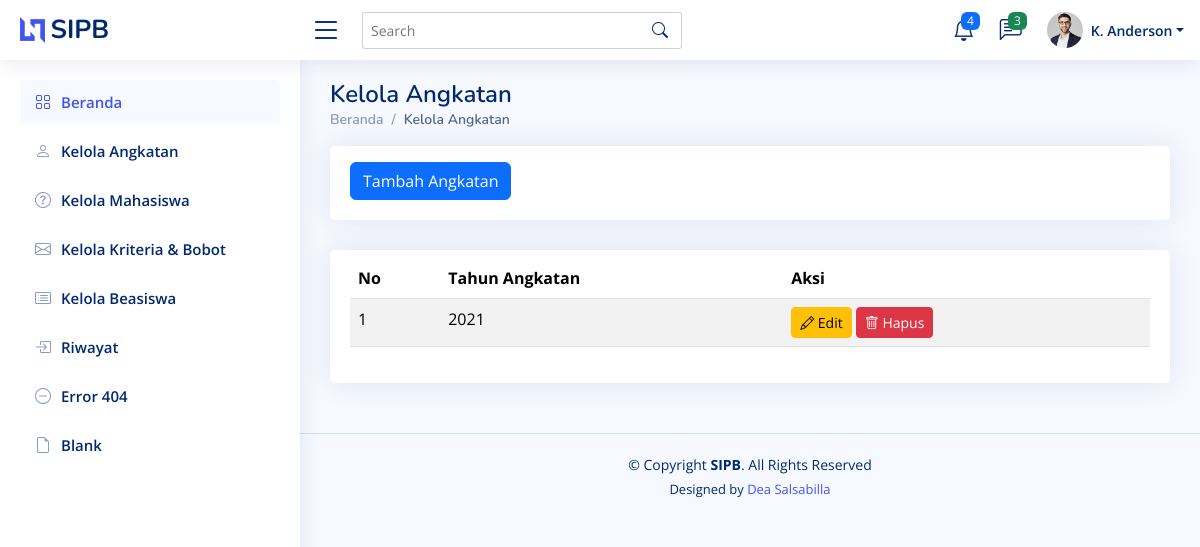
Page /kelola-angkatan/ on the earlier database version.
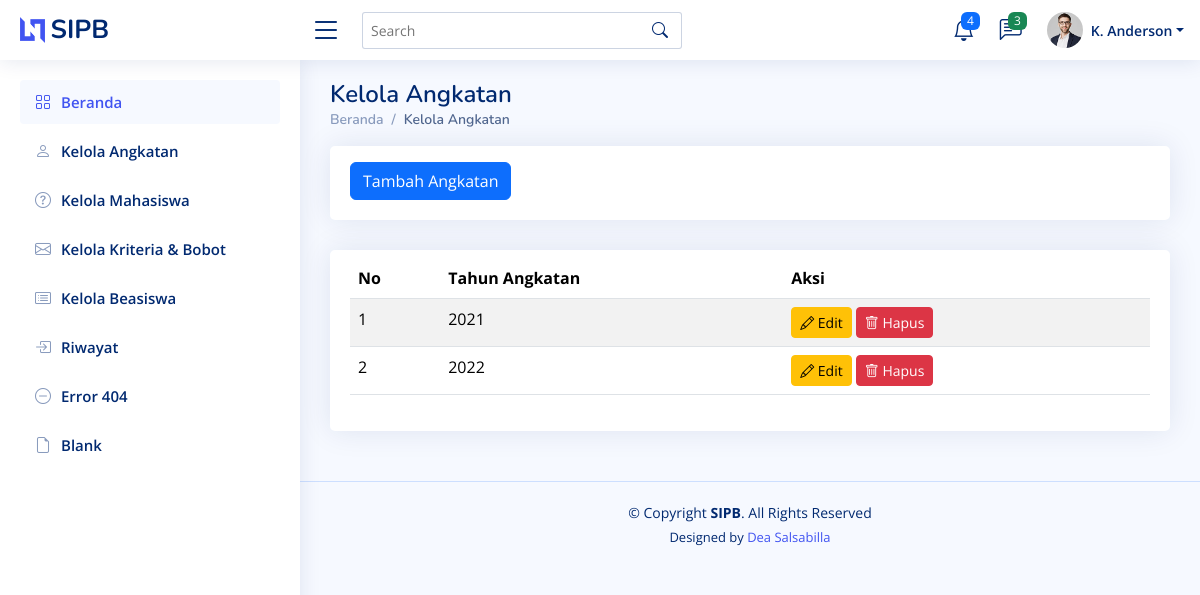
Same page on the later database version.
### beasiswa/models.py (models this page shows, shortened)
class Angkatan(models.Model):
    id = models.AutoField(primary_key=True)  # Auto-increment ID
    angkatan = models.PositiveIntegerField(unique=True)  # Tahun angkatan, harus unik
    class Meta:
        verbose_name = "Angkatan"
        verbose_name_plural = "Angkatan"
        ordering = ["angkatan"]  # Mengurutkan berdasarkan tahun angkatan

### beasiswa/views.py (the view)
# urls.py: path("kelola-angkatan/", views.angkatan, name='angkatan'),
def angkatan(request):
    data_angkatan = Angkatan.objects.all()
    return render(request, 'angkatan.html', {'data_angkatan': data_angkatan})

### beasiswa/templates/angkatan.html (shortened to what this page needs)
<!DOCTYPE html>
<html lang="en">
<head>
  {% load static %}
  <link href="{% static 'assets/vendor/bootstrap/css/bootstrap.min.css' %}" rel="stylesheet">
  <link href="{% static 'assets/vendor/bootstrap-icons/bootstrap-icons.css' %}" rel="stylesheet">
  <link href="{% static 'assets/vendor/boxicons/css/boxicons.min.css' %}" rel="stylesheet">
  <link href="{% static 'assets/vendor/quill/quill.snow.css' %}" rel="stylesheet">
  <link href="{% static 'assets/vendor/quill/quill.bubble.css' %}" rel="stylesheet">
  <link href="{% static 'assets/vendor/remixicon/remixicon.css' %}" rel="stylesheet">
  <link href="{% static 'assets/vendor/simple-datatables/style.css' %}" rel="stylesheet">
  <link href="{% static 'assets/css/style.css' %}" rel="stylesheet">
</head>
<body>
  {% include 'partials/header.html' %}
  {% include 'partials/sidebar.html' %}
  <main id="main" class="main">
    <div class="pagetitle">
      <h1>Kelola Angkatan</h1>
      <nav>
        <ol class="breadcrumb">
          <li class="breadcrumb-item"><a href="{% url 'home' %}">Beranda</a></li>
          <li class="breadcrumb-item active">Kelola Angkatan</li>
        </ol>
      </nav>
    </div>
    <div class="row">
        <div class="col-lg-12">
          <div class="card">
            <div class="card-body">
                <button class="btn btn-primary mt-3"><a href="{% url 'tambah_angkatan' %}" style="color: white; text-decoration: ">Tambah Angkatan</a></button>
            </div>
          </div>
        </div>
    </div>
    <section class="section">
      <div class="row">
        <div class="col-lg-12">
          <div class="card">
            <div class="card-body">
              <table class="table table-striped mt-2">
                <thead>
                  <tr>
                    <th scope="col">No</th>
                    <th scope="col">Tahun Angkatan</th>
                    <th scope="col">Aksi</th>
                  </tr>
                </thead>
                <tbody>
                  {% for angkatan in data_angkatan %}
                  <tr>
                    <td>{{ forloop.counter }}</td>
                    <td>{{ angkatan.angkatan }}</td>
                    <td>
                        <a href="{% url 'edit_angkatan' angkatan.id %}" class="btn btn-warning btn-sm"><i class="bi bi-pencil"></i> Edit</a>
                        <form action="{% url 'delete_angkatan' angkatan.id %}" method="post" style="display:inline;">
                            <button type="submit" class="btn btn-danger btn-sm" onclick="return confirm('Apakah Anda yakin ingin menghapus data ini?');"><i class="bi bi-trash"></i> Hapus</button>
                          </form>
                    </td>
                  </tr>
                  {% empty %}
                  <tr>
                    <td colspan="3" class="text-center">Tidak ada data angkatan.</td>
                  </tr>
                  {% endfor %}
                </tbody>
              </table>
            </div>
          </div>
        </div>
    </section>
  </main>
  {% include 'partials/footer.html' %}
</body>
</html>

### beasiswa/templates/partials/header.html (shortened to what this page needs)
<header id="header" class="header fixed-top d-flex align-items-center">
    <div class="d-flex align-items-center justify-content-between">
      <a href="index.html" class="logo d-flex align-items-center">
        <img src="assets/img/logo.png" alt="">
        <span class="d-none d-lg-block">SIPB</span>
      </a>
      <i class="bi bi-list toggle-sidebar-btn"></i>
    </div>
    <div class="search-bar">
      <form class="search-form d-flex align-items-center" method="POST" action="#">
        <input type="text" name="query" placeholder="Search" title="Enter search keyword">
        <button type="submit" title="Search"><i class="bi bi-search"></i></button>
      </form>
    </div>
    <nav class="header-nav ms-auto">
      <ul class="d-flex align-items-center">
        <li class="nav-item dropdown">
          <a class="nav-link nav-icon" href="#" data-bs-toggle="dropdown">
            <i class="bi bi-bell"></i>
            <span class="badge bg-primary badge-number">4</span>
          </a>
        </li>
        <li class="nav-item dropdown">
          <a class="nav-link nav-icon" href="#" data-bs-toggle="dropdown">
            <i class="bi bi-chat-left-text"></i>
            <span class="badge bg-success badge-number">3</span>
          </a>
        </li>
        <li class="nav-item dropdown pe-3">
          <a class="nav-link nav-profile d-flex align-items-center pe-0" href="#" data-bs-toggle="dropdown">
            <img src="assets/img/profile-img.jpg" alt="Profile" class="rounded-circle">
            <span class="d-none d-md-block dropdown-toggle ps-2">K. Anderson</span>
          </a>
        </li>
      </ul>
    </nav>
  </header>

### beasiswa/templates/partials/sidebar.html
<aside id="sidebar" class="sidebar">
    <ul class="sidebar-nav" id="sidebar-nav">
      <li class="nav-item">
        <a class="nav-link " href="{% url 'home' %}">
          <i class="bi bi-grid"></i>
          <span>Beranda</span>
        </a>
      </li>
      <li class="nav-item">
        <a class="nav-link collapsed" href="{% url 'angkatan' %}">
          <i class="bi bi-person"></i>
          <span>Kelola Angkatan</span>
        </a>
      </li>
      <li class="nav-item">
        <a class="nav-link collapsed" href="{% url 'mahasiswa' %}">
          <i class="bi bi-question-circle"></i>
          <span>Kelola Mahasiswa</span>
        </a>
      </li>
      <li class="nav-item">
        <a class="nav-link collapsed" href="pages-contact.html">
          <i class="bi bi-envelope"></i>
          <span>Kelola Kriteria & Bobot</span>
        </a>
      </li>
      <li class="nav-item">
        <a class="nav-link collapsed" href="pages-register.html">
          <i class="bi bi-card-list"></i>
          <span>Kelola Beasiswa</span>
        </a>
      </li>
      <li class="nav-item">
        <a class="nav-link collapsed" href="pages-login.html">
          <i class="bi bi-box-arrow-in-right"></i>
          <span>Riwayat</span>
        </a>
      </li>
      <li class="nav-item">
        <a class="nav-link collapsed" href="pages-error-404.html">
          <i class="bi bi-dash-circle"></i>
          <span>Error 404</span>
        </a>
      </li>
      <li class="nav-item">
        <a class="nav-link collapsed" href="pages-blank.html">
          <i class="bi bi-file-earmark"></i>
          <span>Blank</span>
        </a>
      </li>
    </ul>
  </aside>

### beasiswa/templates/partials/footer.html
<footer id="footer" class="footer">
    <div class="copyright">
      &copy; Copyright <strong><span>SIPB</span></strong>. All Rights Reserved
    </div>
    <div class="credits">
      Designed by <a href="https://instagram.com/dea.salsa.503/" target="_blank">Dea Salsabilla</a>
    </div>
  </footer>

### beasiswa/static/assets/css/style.css (style rules this page uses)
:root { scroll-behavior: smooth; }
body { font-family: "Open Sans", sans-serif; background: #f6f9ff; color: #444444; }
a { color: #4154f1; text-decoration: none; }
h1, h2, h3, h4, h5, h6 { font-family: "Nunito", sans-serif; }
#main { margin-top: 60px; padding: 20px 30px; transition: all 0.3s; }
.pagetitle { margin-bottom: 10px; }
.pagetitle h1 { font-size: 24px; margin-bottom: 0; font-weight: 600; color: #012970; }
.card { margin-bottom: 30px; border: none; border-radius: 5px; box-shadow: 0px 0 30px rgba(1, 41, 112, 0.1); }
.card-body { padding: 0 20px 20px 20px; }
.breadcrumb { font-size: 14px; font-family: "Nunito", sans-serif; color: #899bbd; font-weight: 600; }
.breadcrumb a { color: #899bbd; transition: 0.3s; }
.breadcrumb .breadcrumb-item::before { color: #899bbd; }
.breadcrumb .active { color: #51678f; font-weight: 600; }
.logo { line-height: 1; }
@media (min-width: 1200px) { .logo { width: 280px; } }
.logo img { max-height: 26px; margin-right: 6px; }
.logo span { font-size: 26px; font-weight: 700; color: #012970; font-family: "Nunito", sans-serif; }
.header { transition: all 0.5s; z-index: 997; height: 60px; box-shadow: 0px 2px 20px rgba(1, 41, 112, 0.1); background-color: #fff; padding-left: 20px; }
.header .toggle-sidebar-btn { font-size: 32px; padding-left: 10px; cursor: pointer; color: #012970; }
.header .search-bar { min-width: 360px; padding: 0 20px; }
.header .search-form { width: 100%; }
.header .search-form input { border: 0; font-size: 14px; color: #012970; border: 1px solid rgba(1, 41, 112, 0.2); padding: 7px 38px 7px 8px; border-radius: 3px; transition: 0.3s; width: 100%; }
.header .search-form button { border: 0; padding: 0; margin-left: -30px; background: none; }
.header .search-form button i { color: #012970; }
.header-nav ul { list-style: none; }
.header-nav>ul { margin: 0; padding: 0; }
.header-nav .nav-icon { font-size: 22px; color: #012970; margin-right: 25px; position: relative; }
.header-nav .nav-profile { color: #012970; }
.header-nav .nav-profile img { max-height: 36px; }
.header-nav .nav-profile span { font-size: 14px; font-weight: 600; }
.header-nav .badge-number { position: absolute; inset: -2px -5px auto auto; font-weight: normal; font-size: 12px; padding: 3px 6px; }
.sidebar { position: fixed; top: 60px; left: 0; bottom: 0; width: 300px; z-index: 996; transition: all 0.3s; padding: 20px; overflow-y: auto; scrollbar-width: thin; scrollbar-color: #aab7cf transparent; box-shadow: 0px 0px 20px rgba(1, 41, 112, 0.1); background-color: #fff; }
@media (min-width: 1200px) { #main, #footer { margin-left: 300px; } }
.sidebar-nav { padding: 0; margin: 0; list-style: none; }
.sidebar-nav li { padding: 0; margin: 0; list-style: none; }
.sidebar-nav .nav-item { margin-bottom: 5px; }
.sidebar-nav .nav-link { display: flex; align-items: center; font-size: 15px; font-weight: 600; color: #4154f1; transition: 0.3; background: #f6f9ff; padding: 10px 15px; border-radius: 4px; }
.sidebar-nav .nav-link i { font-size: 16px; margin-right: 10px; color: #4154f1; }
.sidebar-nav .nav-link.collapsed { color: #012970; background: #fff; }
.sidebar-nav .nav-link.collapsed i { color: #899bbd; }
.footer { padding: 20px 0; font-size: 14px; transition: all 0.3s; border-top: 1px solid #cddfff; }
.footer .copyright { text-align: center; color: #012970; }
.footer .credits { padding-top: 5px; text-align: center; font-size: 13px; color: #012970; }

Differences in the rows shown:
added Angkatan: angkatan "2022"
